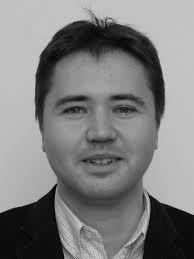
#> input picture PIB/Prj1/Dataset/face1.jpg, 194 x 259 px
$ python Guide3Exercise1.py
#> lines starting #> are read from the running program, lines starting #| are printed output that depends on the picture; after the words box and inside, x2 and y2 are one past the last pixel; in counts of white or black regions, pixels touching at a corner belong together
import numpy as np
import cv2


def and_operation(image1,image2,savedPicture):
    resultAND = cv2.bitwise_and(image1, image2)
    cv2.imshow('Result_AND',resultAND)
    cv2.imwrite('SavedPictures/' + savedPicture, resultAND)
    cv2.waitKey(0)
    cv2.destroyAllWindows()


def or_operation(image1,image2,savedPicture):
    resultOR = cv2.bitwise_or(image1, image2)
    cv2.imshow('Result_OR',resultOR)
    cv2.imwrite('SavedPictures/' + savedPicture, resultOR)
    cv2.waitKey(0)
    cv2.destroyAllWindows()


image1 = cv2.imread('Dataset/face1.jpg')
#> image1 is the input picture: shape (259, 194, 3); min 0, max 224, mean 126.4
image2 = cv2.imread('Dataset/face2.bmp')
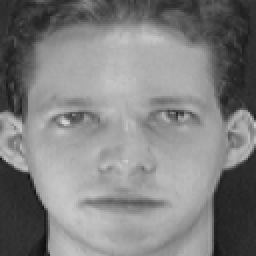
#> input picture PIB/Prj1/Dataset/face2.bmp, 128 x 128 px (shown 2 times larger)
#> image2 is the input picture: shape (128, 128, 3); min 14, max 212, mean 127.9
image3 = cv2.imread('Dataset/face3.jpg')
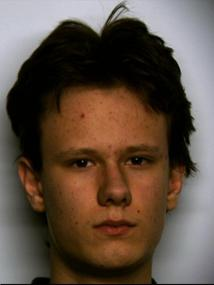
#> input picture PIB/Prj1/Dataset/face3.jpg, 214 x 285 px
#> image3 is the input picture: shape (285, 214, 3); mean B, G, R 66.6, 78.8, 94.8
image4 = cv2.imread('Dataset/face4.jpg')
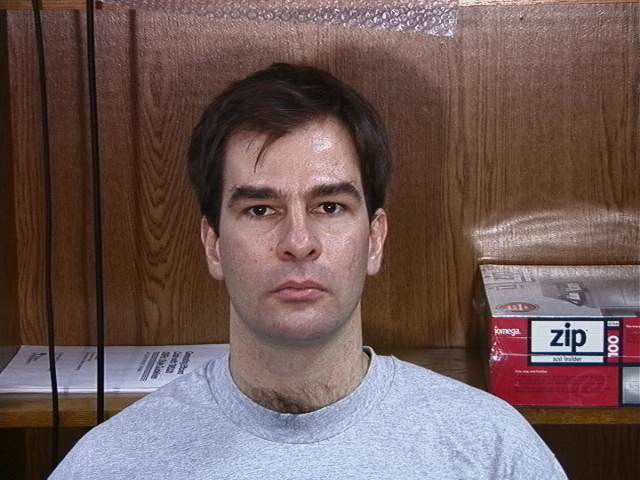
#> input picture PIB/Prj1/Dataset/face4.jpg, 640 x 480 px
#> image4 is the input picture: shape (480, 640, 3); mean B, G, R 87.9, 90, 111.1
image5 = cv2.imread('Dataset/face5.jpg')
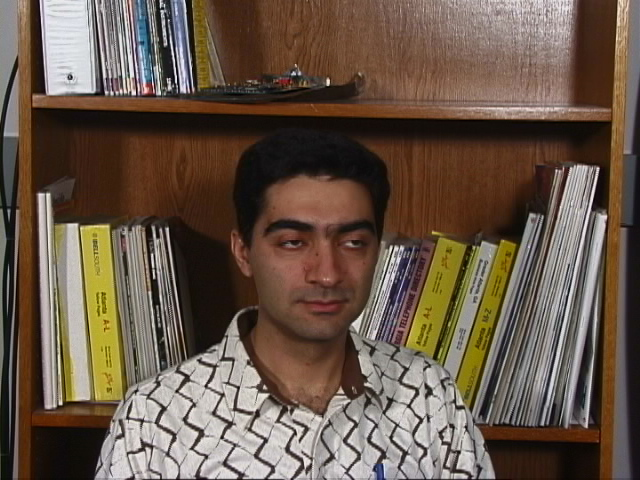
#> input picture PIB/Prj1/Dataset/face5.jpg, 640 x 480 px
#> image5 is the input picture: shape (480, 640, 3); mean B, G, R 73.2, 87.4, 104.5
image6 = cv2.imread('Dataset/face6.jpg')
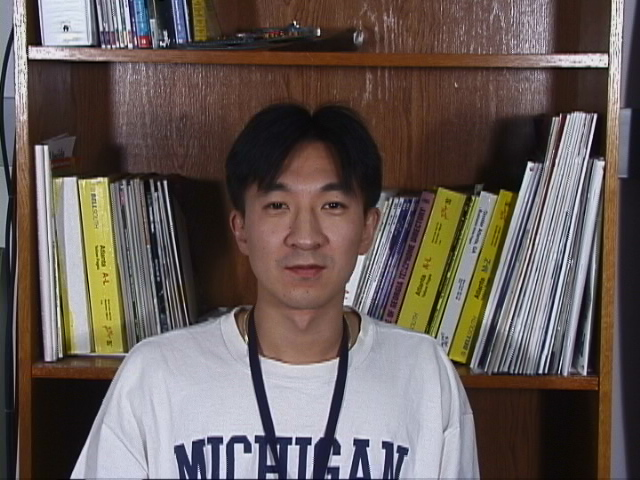
#> input picture PIB/Prj1/Dataset/face6.jpg, 640 x 480 px
#> image6 is the input picture: shape (480, 640, 3); mean B, G, R 87.9, 91.7, 102.9
image7 = cv2.imread('Dataset/face7.jpg')


rectangle = np.zeros((300, 300), dtype="uint8")
cv2.rectangle(rectangle, (25, 25), (275, 275), 255, -1)
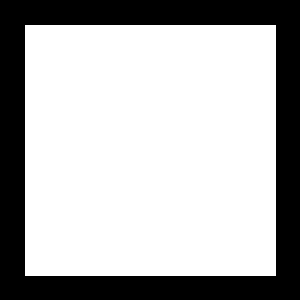
#> rectangle: shape (300, 300); 70% white; 1 black region, box (x1, y1, x2, y2) and area: (0, 0, 300, 300) 26999

circle = np.zeros((300, 300), dtype = "uint8")
cv2.circle(circle, (150, 150), 150, 255, -1)
#> circle: shape (300, 300); 78.5% white; 4 black regions, box (x1, y1, x2, y2) and area: (0, 0, 150, 150) 4980, (151, 0, 300, 133) 4830, (0, 151, 133, 300) 4830, (168, 168, 300, 300) 4681

and_operation(rectangle, circle, 'AND Image Test.png')
and_operation(image4, image5,'AND Result 1.png')
#> call 2 of and_operation, with savedPicture = 'AND Result 1.png'
#> in and_operation (call 2), `resultAND = cv2.bitwise_and(image1, image2)`:
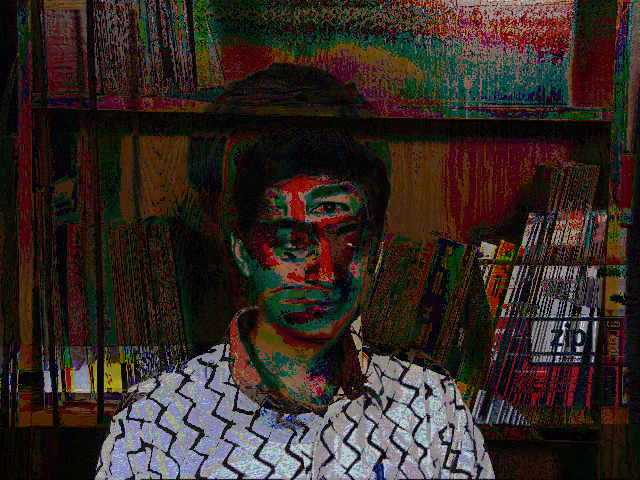
#> resultAND: shape (480, 640, 3); mean B, G, R 36.4, 41.3, 52.1
and_operation(image6, image7, 'AND Result 2.png')
#> (the run stopped early here; a loop or call above may not have finished)
